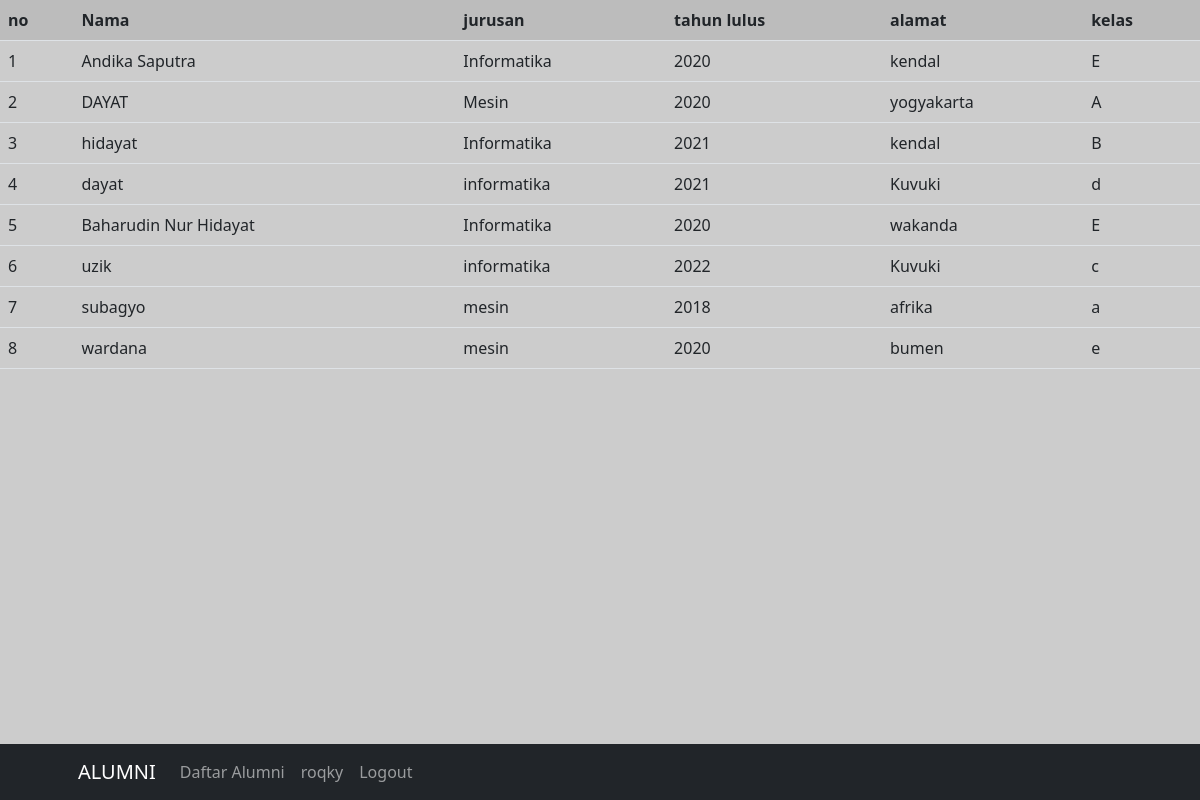
/daftaralumni.php (signed in), run on the app's committed database.
### tables this page shows
CREATE TABLE `alumni` (
  `id` int(11) NOT NULL,
  `nama` varchar(50) NOT NULL,
  `alamat` text NOT NULL,
  `jurusan` varchar(50) NOT NULL,
  `tahunlulus` int(13) NOT NULL,
  `kelas` varchar(10) NOT NULL
);

### daftaralumni.php (the view, shortened to what this page needs)
<?php
require("assets/config.php");
?>
<!DOCTYPE html>
<html>
<head>
    <link rel="stylesheet" href="style.css" />
    <link href="https://cdn.jsdelivr.net/npm/bootstrap@5.0.2/dist/css/bootstrap.min.css" rel="stylesheet">
    <link href="/assets/css/styles.css" rel="stylesheet" />
</head>
<body>
            <nav class="navbar navbar-expand-lg navbar-dark bg-dark fixed-bottom">
            <div class="container px-4 px-lg-5">
                <a class="navbar-brand" href="dashboard.php">ALUMNI</a>
                <div class="collapse navbar-collapse" id="navbarResponsive">
                    <ul class="navbar-nav ml-auto">
                        <li class="nav-item"><a class="nav-link" href="daftaralumni.php">Daftar Alumni</a></li>
                        <li class="nav-item"><a class="nav-link" href="editemail.php"><?php echo $_SESSION['username']; ?></a></li>
                        <li class="nav-item"><a class="nav-link" href="logout.php">Logout</a></li>
                    </ul>
                </div>
            </div>
        </nav>
        <section>
            <table class="table table-hover">
                <tr>
                    <th>no</th>
                    <th>Nama</th>
                    <th>jurusan</th>
                    <th>tahun lulus</th>
                    <th>alamat</th>
                    <th>kelas</th>
                </tr>
            <?php
                $no = 1;
                $query = "select * from alumni";
                $data = mysqli_query($con,$query);
                while ($r = mysqli_fetch_array($data)){
                    $nama = $r['nama'];
                    $jurusan = $r['jurusan'];
                    $tahunlulus = $r['tahunlulus'];
                    $alamat = $r['alamat'];
                    $kelas = $r['kelas'];
            ?>
                <tr>
                    <td><?php echo $no++; ?></td>
                    <td><?php echo $nama; ?></td>
                    <td><?php echo $jurusan; ?></td>
                    <td><?php echo $tahunlulus; ?></td>
                    <td><?php echo $alamat; ?></td>
                    <td><?php echo $kelas; ?></td>
                </tr>
                <?php } ?>
            </table>
        </section>
</body>
</html>

### assets/css/style.css (style rules this page uses)
body { margin: 0; font-family: -apple-system, BlinkMacSystemFont, 'Segoe UI', Roboto, Oxygen, Ubuntu, Cantarell, 'Open Sans', 'Helvetica Neue', sans-serif; }

### data on the page
alumni: nama "Andika Saputra", jurusan "Informatika", tahunlulus "2020", alamat "kendal", kelas "E"
alumni: nama "DAYAT", jurusan "Mesin", tahunlulus "2020", alamat "yogyakarta", kelas "A"
alumni: nama "hidayat", jurusan "Informatika", tahunlulus "2021", alamat "kendal", kelas "B"
alumni: nama "dayat", jurusan "informatika", tahunlulus "2021", alamat "Kuvuki", kelas "d"
alumni: nama "Baharudin Nur Hidayat", jurusan "Informatika", tahunlulus "2020", alamat "wakanda", kelas "E"
alumni: nama "uzik", jurusan "informatika", tahunlulus "2022", alamat "Kuvuki", kelas "c"
alumni: nama "subagyo", jurusan "mesin", tahunlulus "2018", alamat "afrika", kelas "a"
alumni: nama "wardana", jurusan "mesin", tahunlulus "2020", alamat "bumen", kelas "e"

### other printed values
$_SESSION['username'] "roqky"
